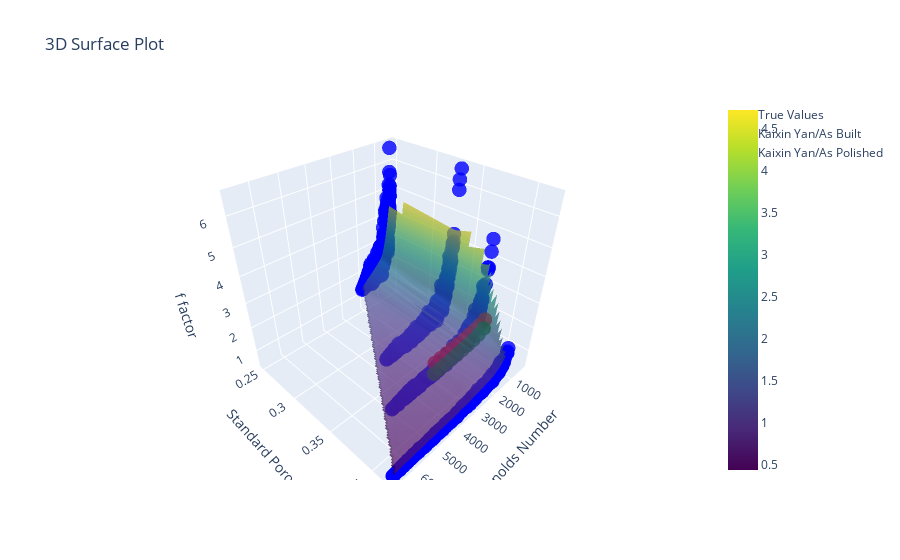

The notebook cell saved with this chart:
### Code cell
import numpy as np
import pandas as pd
from sklearn.model_selection import KFold, GridSearchCV
from sklearn.preprocessing import StandardScaler
from sklearn.neural_network import MLPRegressor
from sklearn.metrics import mean_squared_error
from sklearn.utils import shuffle
import plotly.graph_objects as go
from scipy.interpolate import griddata

# Load your dataset
# ANNDF = pd.read_csv('your_dataset.csv')  # Replace with your actual file path

# Shuffle the dataset
ANNDF = shuffle(ANNDF)

# Select inputs (X) and outputs (Y)
X = ANNDF.iloc[:, [0, 2]].values  # Assuming columns 0 and 2 are Reynolds and Velocity
Y = ANNDF.iloc[:, 1].values.reshape(-1, 1)  # Assuming column 1 is the output

# Normalize the data
scalerx = StandardScaler()
scalery = StandardScaler()
X_scaled = scalerx.fit_transform(X)
Y_scaled = scalery.fit_transform(Y)

# Define K-Fold Cross-Validation
kf = KFold(n_splits=10, shuffle=True, random_state=42)

# Define the ANN model
mlp = MLPRegressor(max_iter=1000)

# Define a grid of hyperparameters to search over
parameter_space = {
    'hidden_layer_sizes': [(50,), (100,), (50, 50)],  # Example configurations
    'activation': ['tanh', 'relu'],
    'solver': ['adam', 'sgd'],
    'alpha': [0.0001, 0.05],
    'learning_rate': ['constant', 'adaptive'],
}

# Apply GridSearchCV to find the best parameters
grid_search = GridSearchCV(mlp, parameter_space, n_jobs=-1, cv=kf, scoring='neg_mean_squared_error')
grid_search.fit(X_scaled, Y_scaled.ravel())

# Get the best model
best_mlp = grid_search.best_estimator_
print(f"Best Parameters: {grid_search.best_params_}")

# Predict using the best model
Y_pred_scaled = best_mlp.predict(X_scaled)
Y_pred = scalery.inverse_transform(Y_pred_scaled.reshape(-1, 1))

# Calculate Mean Squared Error
mse = mean_squared_error(scalery.inverse_transform(Y_scaled), Y_pred)
print(f"Mean Squared Error: {mse}")

# Prepare data for Plotly
X_plot = scalerx.inverse_transform(X_scaled)
X1 = X_plot[:, 0]
X2 = X_plot[:, 1]
Y_true = scalery.inverse_transform(Y_scaled).flatten()
Y_pred = Y_pred.flatten()

# Create grid for plotting
grid_x, grid_y = np.mgrid[X1.min():X1.max():100j, X2.min():X2.max():100j]
grid_z = griddata((X1, X2), Y_pred, (grid_x, grid_y), method='linear')

# Create a 3D surface plot using Plotly
fig = go.Figure()

# Add true values scatter plot
fig.add_trace(go.Scatter3d(
    x=X1, y=X2, z=Y_true,
    mode='markers',
    marker=dict(size=5, color='blue', opacity=0.8),
    name='True Values'
))


fig.add_trace(go.Scatter3d(
    x=Recor1, y=stpkyan, z=cor1(Recor1),
    mode='markers',
    marker=dict(size=5, color='red', opacity=0.8),
    name='Kaixin Yan/As Built'
))

fig.add_trace(go.Scatter3d(
    x=Recor1, y=stpkyan, z=cor2(Recor1),
    mode='markers',
    marker=dict(size=5, color='green', opacity=0.8),
    name='Kaixin Yan/As Polished'
))


# Add predicted surface plot
fig.add_trace(go.Surface(
    x=grid_x, y=grid_y, z=grid_z,
    colorscale='Viridis',
    opacity=0.7,
    name='Predicted Surface'
))

fig.update_layout(
    title='3D Surface Plot',
    scene=dict(
        xaxis_title='Reynolds Number',
        yaxis_title='Standard Porosity',
        zaxis_title='f factor'
    )
)

### Figure 1 — Plotly figure (JSON) as saved in the notebook; plotly's stock layout.template omitted (floating-point values rounded to 4 significant figures; data arrays with more than 128 entries replaced by an {"elided": "..."} marker saying what was removed)
{"data": [{"marker": {"color": "blue", "opacity": 0.8, "size": 5}, "mode": "markers", "name": "True Values", "type": "scatter3d", "x": {"elided": "2826 float values"}, "y": {"elided": "2826 float values"}, "z": {"elided": "2826 float values"}}, {"marker": {"color": "red", "opacity": 0.8, "size": 5}, "mode": "markers", "name": "Kaixin Yan/As Built", "type": "scatter3d", "x": [300, 611.1, 922.2, 1233.0, 1544.0, 1856.0, 2167.0, 2478.0, 2789.0, 3100], "y": [0.3745, 0.3745, 0.3745, 0.3745, 0.3745, 0.3745, 0.3745, 0.3745, 0.3745, 0.3745], "z": [1.477, 1.394, 1.348, 1.317, 1.293, 1.274, 1.258, 1.245, 1.233, 1.222]}, {"marker": {"color": "green", "opacity": 0.8, "size": 5}, "mode": "markers", "name": "Kaixin Yan/As Polished", "type": "scatter3d", "x": [300, 611.1, 922.2, 1233.0, 1544.0, 1856.0, 2167.0, 2478.0, 2789.0, 3100], "y": [0.3745, 0.3745, 0.3745, 0.3745, 0.3745, 0.3745, 0.3745, 0.3745, 0.3745, 0.3745], "z": [1.073, 0.9532, 0.8903, 0.8484, 0.8173, 0.7927, 0.7726, 0.7556, 0.7409, 0.728]}, {"colorscale": [[0, "#440154"], [0.1111, "#482878"], [0.2222, "#3e4989"], [0.3333, "#31688e"], [0.4444, "#26828e"], [0.5556, "#1f9e89"], [0.6667, "#35b779"], [0.7778, "#6ece58"], [0.8889, "#b5de2b"], [1, "#fde725"]], "name": "Predicted Surface", "opacity": 0.7, "type": "surface", "x": {"elided": "100x100 float values"}, "y": {"elided": "100x100 float values"}, "z": {"elided": "100x100 float values"}}], "layout": {"scene": {"xaxis": {"title": {"text": "Reynolds Number"}}, "yaxis": {"title": {"text": "Standard Porosity"}}, "zaxis": {"title": {"text": "f factor"}}}, "title": {"text": "3D Surface Plot"}}}
